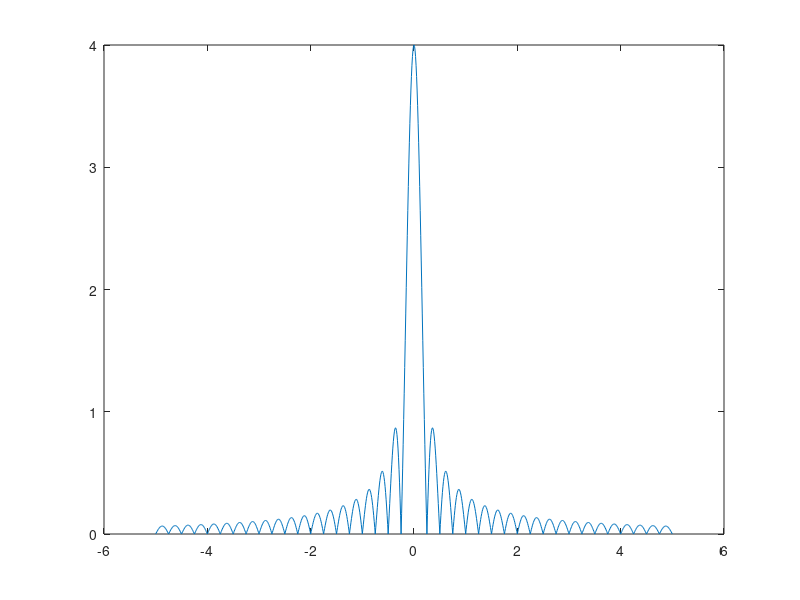

Recreate this plot in MATLAB.
%{
Author: Haruka Kido
EE 314L
Lab 3. Evaluating Fourier Transforms in MatLAB
Activity 1: Magnitude Spectrum
September 28, 2021
%}

f = -5:.01:5; % sets the range of the frequency
X = 4*sinc(4*f); % defines the Fourier transform of square pulse
plot(f, X) % plots the Fourier spectrum

plot(f, abs(X)) % plot the magnitude spectrum